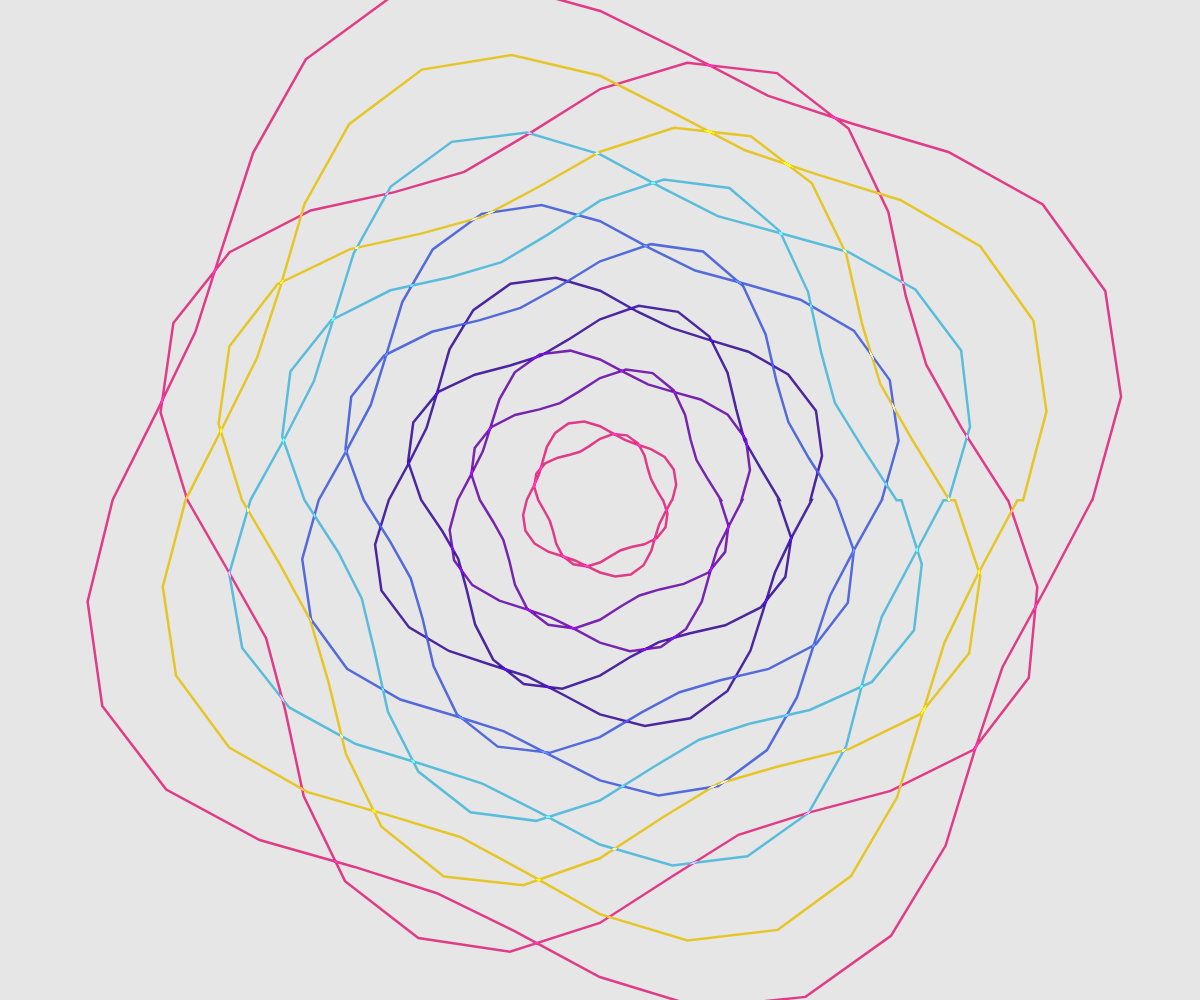
Frame 1 (no input)
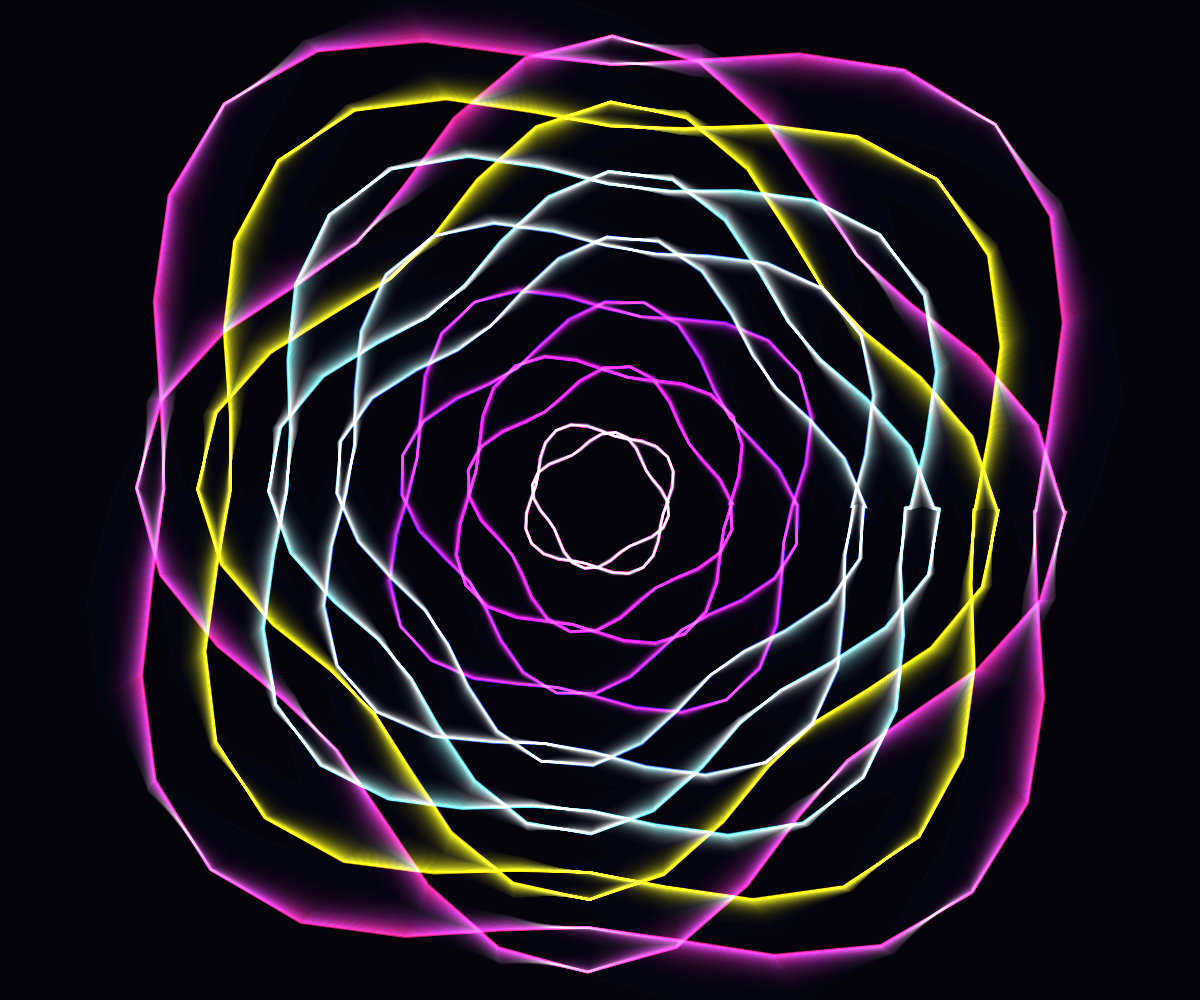
Frame 60 (no input)
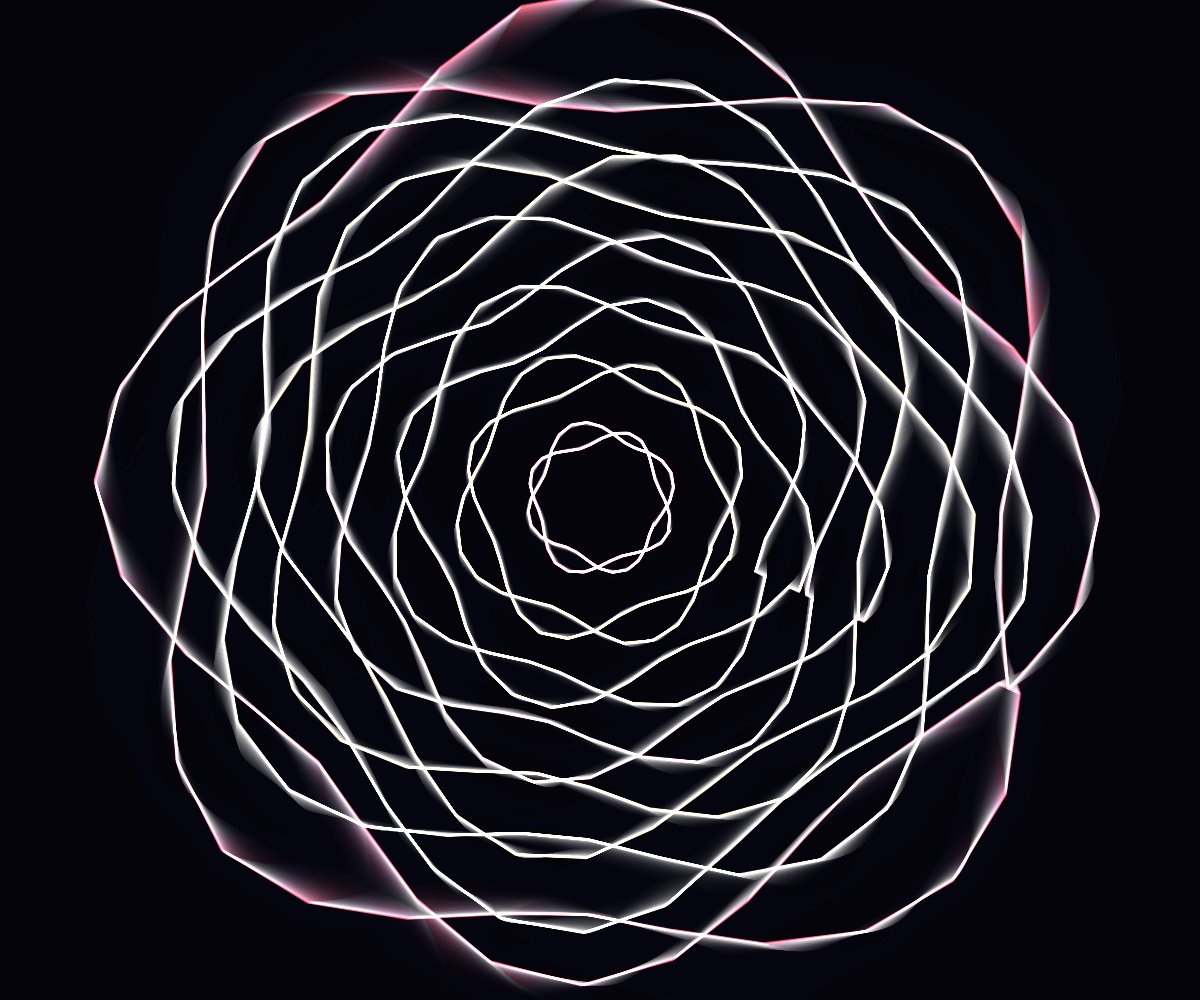
Frame 120 (the mouse pressed at the canvas centre since frame 60)

The p5.js sketch that drew these frames (run headless with seeded random() and noise() and a simulated clock; from frame 60 on, the mouse is pressed at the canvas centre):

// p5.js sketch
// ── sketch.js
let numLayers = 7;
let numPetals = 32;
let maxRadius;
let t = 0;
let paused = false;


let palettes = [
  ["#F72585", "#7209B7", "#3A0CA3", "#4361EE", "#4CC9F0", "#FFD60A"],
  ["#FF5F6D", "#FFC371", "#FFD8A8", "#FFB6B9", "#FDCB82", "#FAEBD7"]
];
let currentPalette = 0;

function setup() {
  createCanvas(windowWidth, windowHeight);
  noFill();
  angleMode(RADIANS);
  colorMode(RGB);
  maxRadius = min(width, height) * 0.45;
  strokeWeight(2.5);
}

function draw() {
  if (paused) return;

  background(5, 5, 15, 25);
  translate(width / 2, height / 2);
  blendMode(ADD);

 
  let rotSpeed = map(mouseX, 0, width, 0.1, 1.5);   
  let noiseStrength = map(mouseY, 0, height, 0.2, 1); 

  t += 0.015;

  
  drawMandala(rotSpeed, noiseStrength, 1);
  drawMandala(-rotSpeed, noiseStrength, -1);

  blendMode(BLEND);
}

function drawMandala(rotSpeed, noiseStrength, dir) {
  push();
  rotate(t * rotSpeed * 0.3 * dir);

  for (let layer = 0; layer < numLayers; layer++) {
    let radius = map(layer, 0, numLayers - 1, maxRadius * 0.15, maxRadius);
    let layerOffset = t * (0.8 + layer * 0.15);
    let palette = palettes[currentPalette];
    let col = color(palette[layer % palette.length]);
    stroke(red(col), green(col), blue(col), 200);

    beginShape();
    for (let i = 0; i <= numPetals; i++) {
      let angle = map(i, 0, numPetals, 0, TWO_PI);
      let n = noise(layer * 0.5, i * 0.1, t * 0.5);
      let wave = sin(angle * 4 + layerOffset) * 0.3 + n * noiseStrength - 0.3;
      let r = radius * (1 + wave * 0.4 * dir);
      let x = cos(angle) * r;
      let y = sin(angle) * r;
      vertex(x, y);
    }
    endShape(CLOSE);
  }
  pop();
}


function mousePressed() {
  currentPalette = (currentPalette + 1) % palettes.length; 
}

function keyPressed() {
  if (key === ' ') paused = !paused; 
}

function windowResized() {
  resizeCanvas(windowWidth, windowHeight);
  maxRadius = min(width, height) * 0.45;
}
